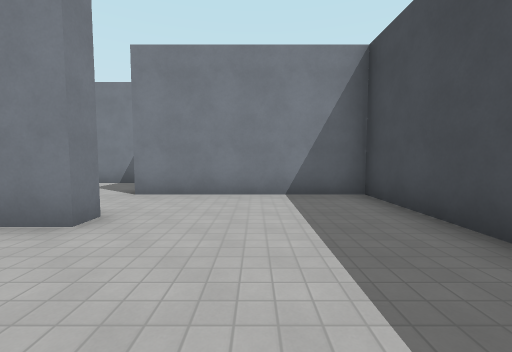
view 1 (above)

24 first-person views from a walk through a Godot game level. The camera is 1.5 m above the floor, tilts 4° down and sees 90° across. The floor is counted in squares, 2 m on a side. Each view is taken from the middle of a square. On the plan, view 1 faces up. The plan holds only what a view shows up to about 9 squares ahead; the rest is blank. Surface patterns are stand-ins for the level's own textures.

view 2
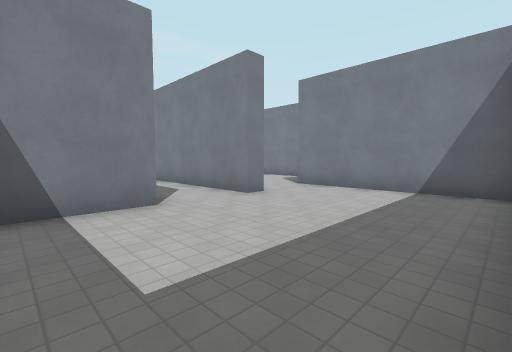

view 3
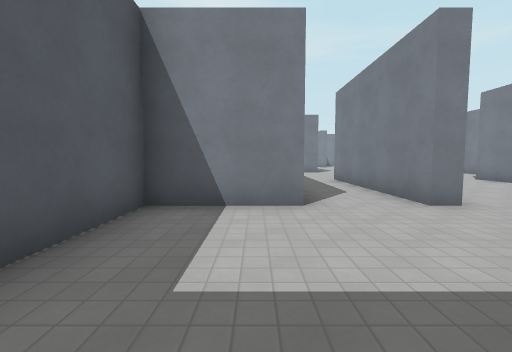

view 4
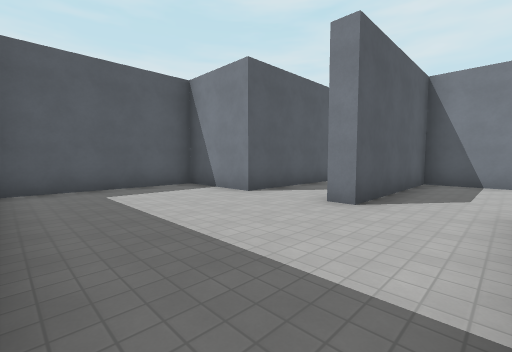

view 5
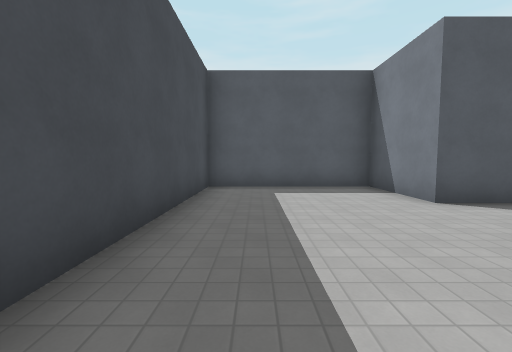

view 6
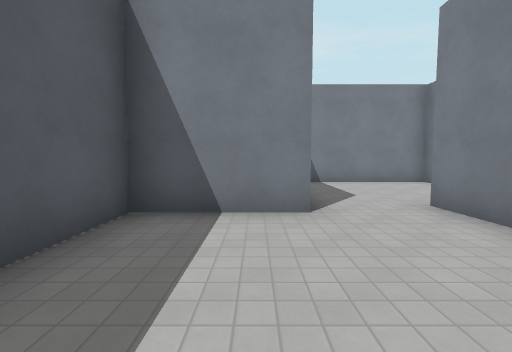

view 7
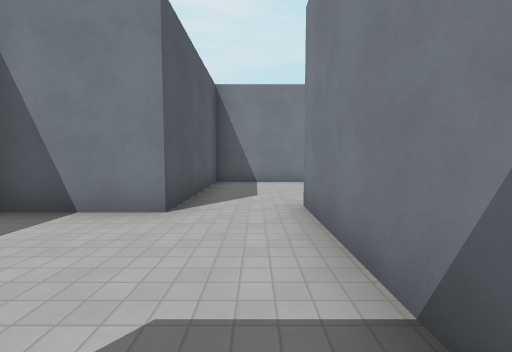

view 8
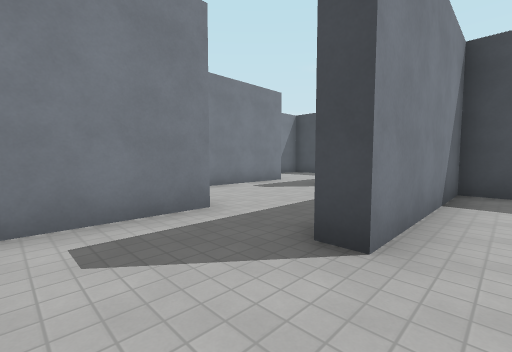

view 9
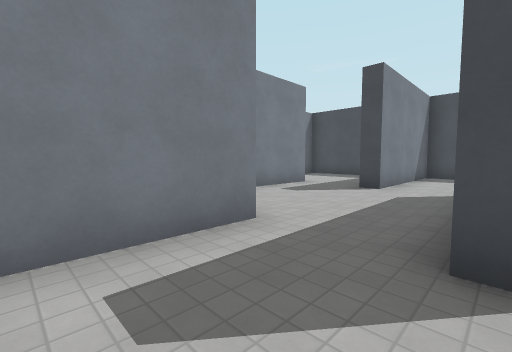

view 10
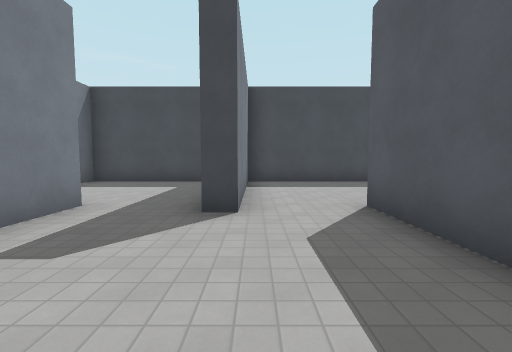

view 11
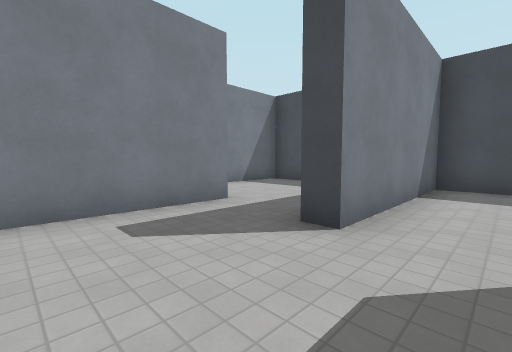

view 12
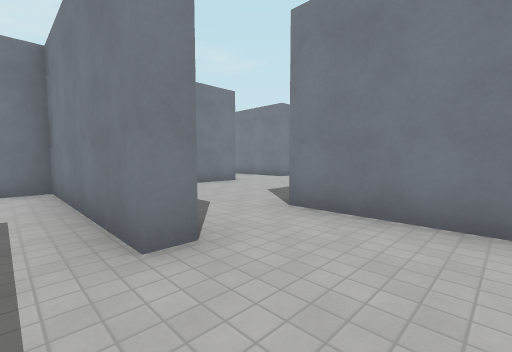

view 13
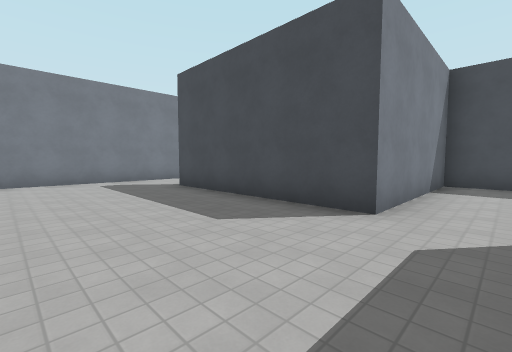

view 14
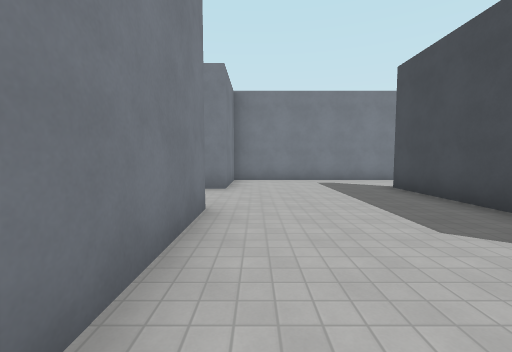

view 15
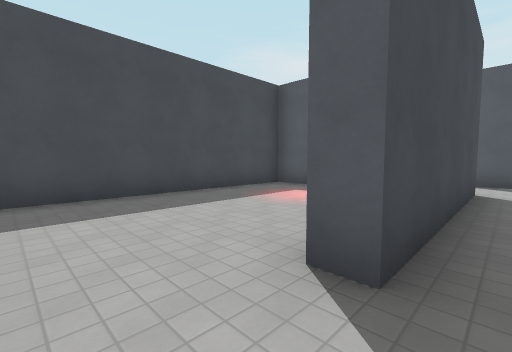

view 16
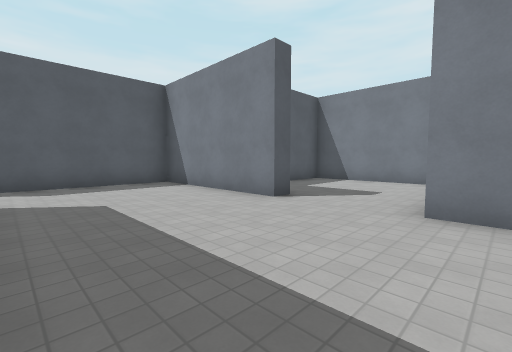

view 17
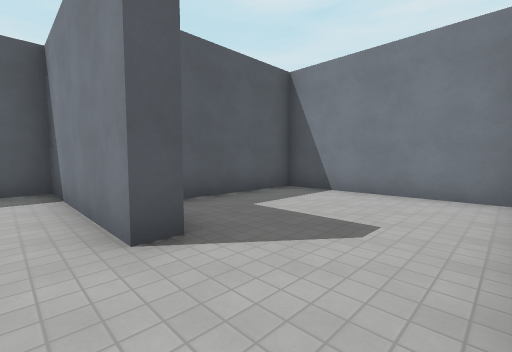

view 18
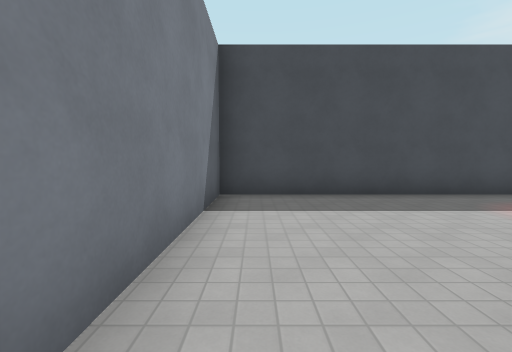

view 19
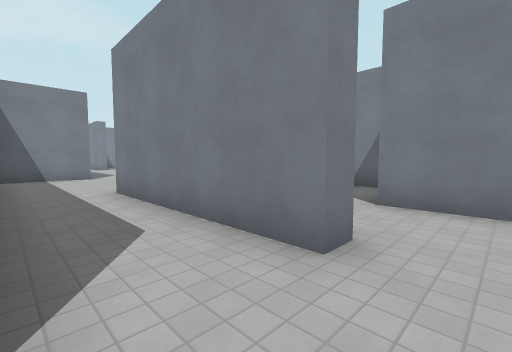

view 20
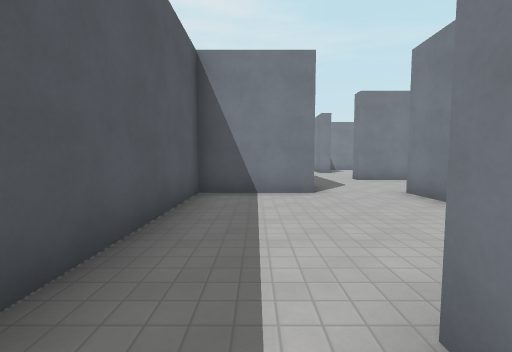

view 21
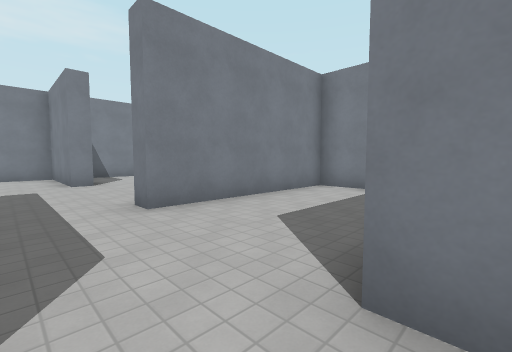

view 22
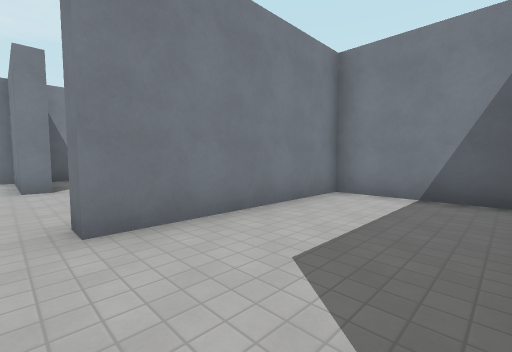

view 23
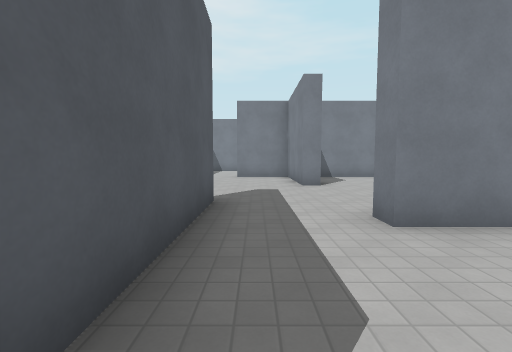

view 24
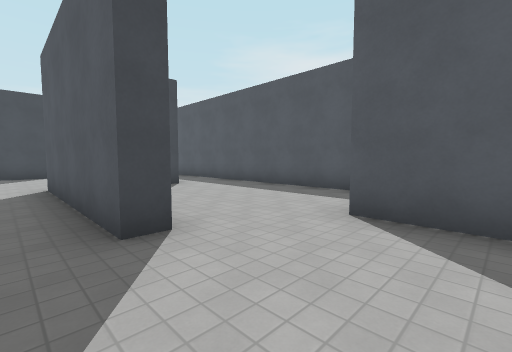

### Floor plan
Points are (right, up) in squares from view 1. A wall is a line through its corners. A room is listed if a view was taken in it or the views show most of it. See-through windows are left out.
Room 1 (views 1, 2, 3, 4, 5, 19)
walls: (-2, 0.8) (-2, -1.7) (2.2, -1.7) (2.2, 5.3) (-1.5, 5.3); (-2, 3.3) (-2, 2.8)
ways out: opening at (-2.5, 4.5) to room 2; opening at (-3, 2) to room 7
Room 2 (views 6, 7)
walls: (-2.5, 6.9) (-2.5, 7.8) (-7, 7.8); (-1.5, 5.3) (-2.5, 5.3); (-6.5, 5.8) (-6.5, 3.3) (-2, 3.3)
ways out: opening at (-2.5, 4.5) to room 1; opening at (-7, 7) to room 3
Room 3 (views 8, 9)
walls: (-7, 7.8) (-7, 8.2); (-7.6, 10.2) (-9.1, 10.2); (-11, 10.4) (-11, 5.8) (-6.5, 5.8)
ways out: opening at (-7, 7) to room 2; opening at (-7, 9.5) to room 4
Room 4 (views 10, 11)
walls: (-6.6, 10.2) (-7.6, 10.2); (-4.4, 8.2) (-2, 8.2); (-1.5, 10.2) (-2.5, 10.2) (-2.5, 10.8); (-2, 12.7) (-6.7, 12.7) (-6.7, 11.9)
ways out: opening at (-7, 9.5) to room 3; opening at (-2, 12) to room 5; opening at (-2, 9.5) to room 10
Room 5 (view 12)
walls: (-2, 13.4) (-2, 12.7); (2.2, 11.8) (2.2, 15.3) (-1.5, 15.3)
ways out: opening at (-2, 12) to room 4; opening at (-2.5, 14.5) to room 6
Room 6 (views 13, 14, 15, 16, 17, 18)
walls: (-7.4, 17.8) (-6.7, 17.8) (-6.7, 13.3) (-2.2, 13.3); (-1.5, 15.3) (-2.5, 15.3) (-2.5, 20.5); (-2.5, 22.7) (-6.7, 22.7) (-6.7, 20.2) (-7.2, 20.2); (-11.5, 20.1) (-11.5, 15.8) (-8.2, 15.8)
ways out: opening at (-2.5, 14.5) to room 5; opening at (-2, 21.5) to room 9
Room 7 (views 20, 21, 22, 23)
walls: (-10.2, 5.3) (-11.5, 5.3); (-14.5, 3.3) (-11.5, 3.3) (-11.5, 0.8) (-7.1, 0.8); (-7, 3.2) (-7, 4.1); (-11.9, 10.2) (-14.7, 10.2) (-14.7, 5.5); (-5.6, 0.8) (-2, 0.8); (-2, 2.8) (-7, 2.8)
ways out: opening at (-3, 2) to room 1; opening at (-15, 4.5) to room 8
Room 8 (view 24)
walls: (-19, 5.9) (-19, 5.3) (-22.2, 5.3) (-22.2, 4); (-14.7, 5.5) (-15.2, 5.5); (-16.5, 2.6) (-16.5, 3.3) (-14.5, 3.3); (-19.1, 0.8) (-17.5, 0.8)
ways out: opening at (-15, 4.5) to room 7; opening at (-17, 1.5)
Room 9 (no view inside)
walls: (-2.5, 20.5) (-2, 20.5); (1.1, 15.8) (2.2, 15.8) (2.2, 22.7) (-2.5, 22.7)
ways out: opening at (-2, 21.5) to room 6
Room 10 (no view inside)
walls: (2.2, 6.4) (2.2, 10.2) (-1.5, 10.2)
ways out: opening at (-2, 9.5) to room 4

Where each view was taken, in squares from view 1:
view 1: 0 up, 0 right, facing up
view 2: 1 down, 2 right, facing up-left
view 3: 0 up, 2 right, facing left
view 4: 5 up, 2 right, facing down-left
view 5: 5 up, 1 right, facing down
view 6: 5 up, 3 left, facing left
view 7: 7 up, 3 left, facing left
view 8: 7 up, 9 left, facing up-right
view 9: 8 up, 9 left, facing up-right
view 10: 10 up, 6 left, facing right
view 11: 9 up, 5 left, facing up-right
view 12: 12 up, 0 right, facing up-left
view 13: 14 up, 6 left, facing up-right
view 14: 14 up, 6 left, facing up
view 15: 22 up, 3 left, facing down-right
view 16: 21 up, 3 left, facing down-left
view 17: 20 up, 6 left, facing down-left
view 18: 22 up, 3 left, facing right
view 19: 1 up, 1 left, facing up-left
view 20: 2 up, 6 left, facing left
view 21: 4 up, 11 left, facing up-left
view 22: 5 up, 12 left, facing up-left
view 23: 4 up, 12 left, facing left
view 24: 4 up, 19 left, facing down-right
